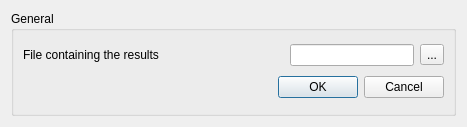
<?xml version="1.0" encoding="UTF-8"?>
<ui version="4.0">
 <class>Config</class>
 <widget class="QWidget" name="Config">
  <property name="geometry">
   <rect>
    <x>0</x>
    <y>0</y>
    <width>467</width>
    <height>127</height>
   </rect>
  </property>
  <property name="windowTitle">
   <string>Form</string>
  </property>
  <layout class="QVBoxLayout" name="verticalLayout_5">
   <item>
    <widget class="QGroupBox" name="groupBox">
     <property name="title">
      <string>General</string>
     </property>
     <layout class="QVBoxLayout" name="verticalLayout">
      <item>
       <layout class="QHBoxLayout">
        <item>
         <widget class="QLabel" name="label_2">
          <property name="text">
           <string>File containing the results</string>
          </property>
         </widget>
        </item>
        <item>
         <spacer name="horizontalSpacer">
          <property name="orientation">
           <enum>Qt::Horizontal</enum>
          </property>
          <property name="sizeHint" stdset="0">
           <size>
            <width>40</width>
            <height>20</height>
           </size>
          </property>
         </spacer>
        </item>
        <item>
         <widget class="QLineEdit" name="Results"/>
        </item>
        <item>
         <widget class="QToolButton" name="Edit">
          <property name="text">
           <string>...</string>
          </property>
         </widget>
        </item>
       </layout>
      </item>
      <item>
       <widget class="QDialogButtonBox" name="buttonBox">
        <property name="standardButtons">
         <set>QDialogButtonBox::Cancel|QDialogButtonBox::Ok</set>
        </property>
       </widget>
      </item>
     </layout>
    </widget>
   </item>
  </layout>
 </widget>
 <resources/>
 <connections/>
</ui>
